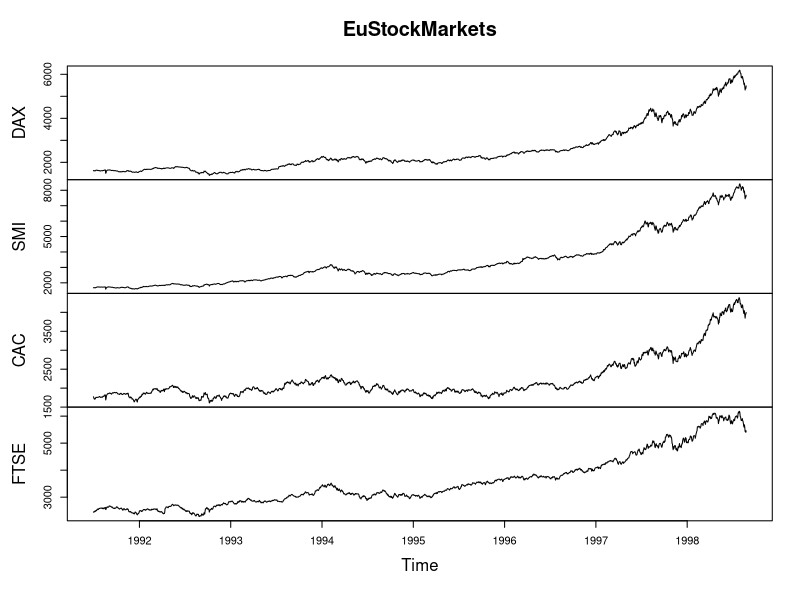
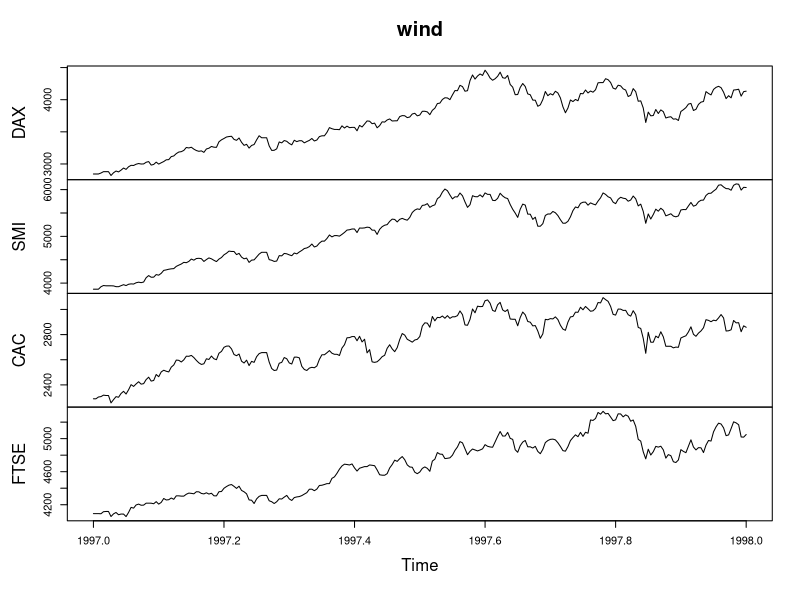
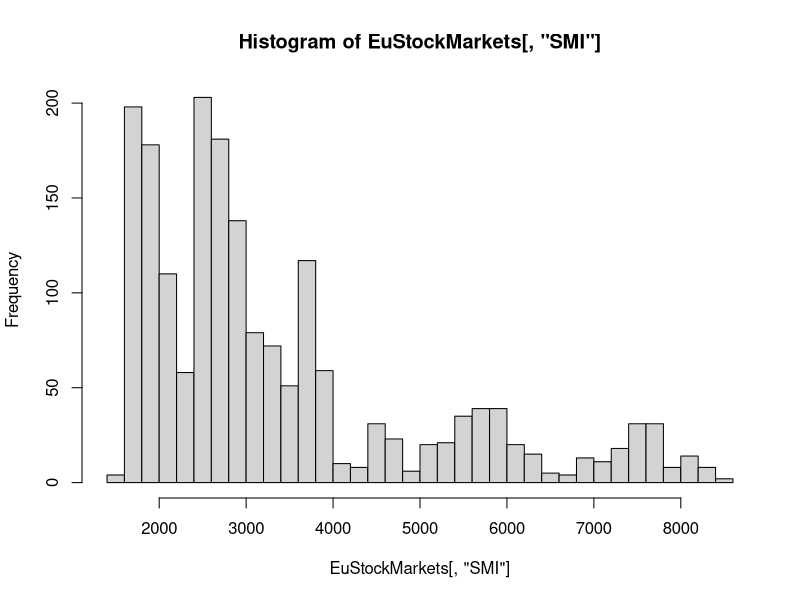
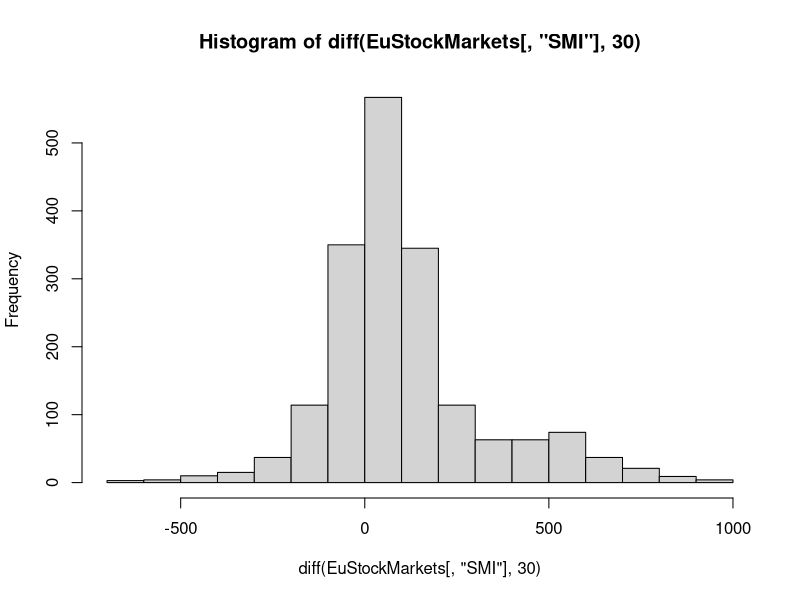
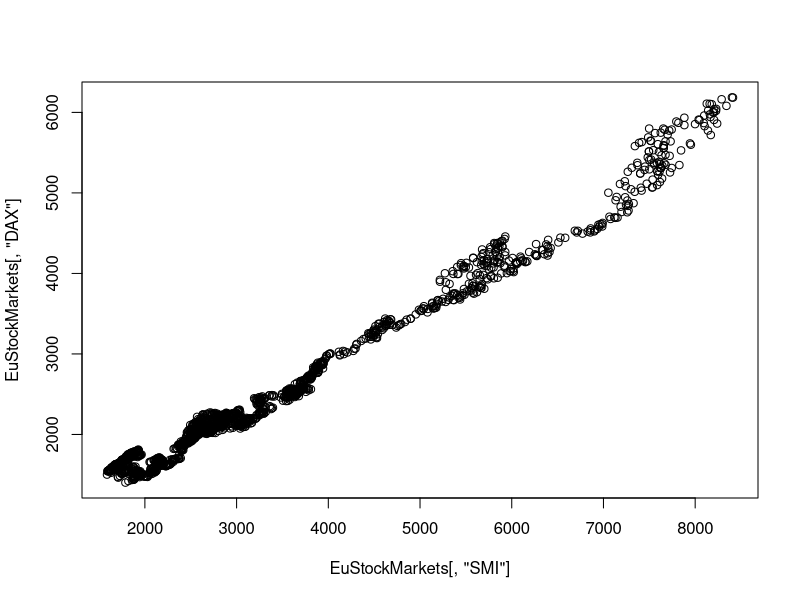
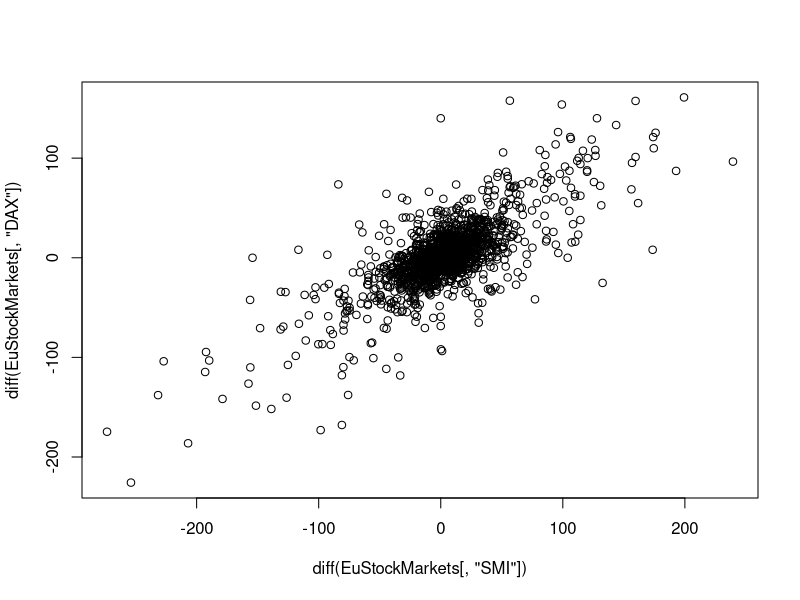
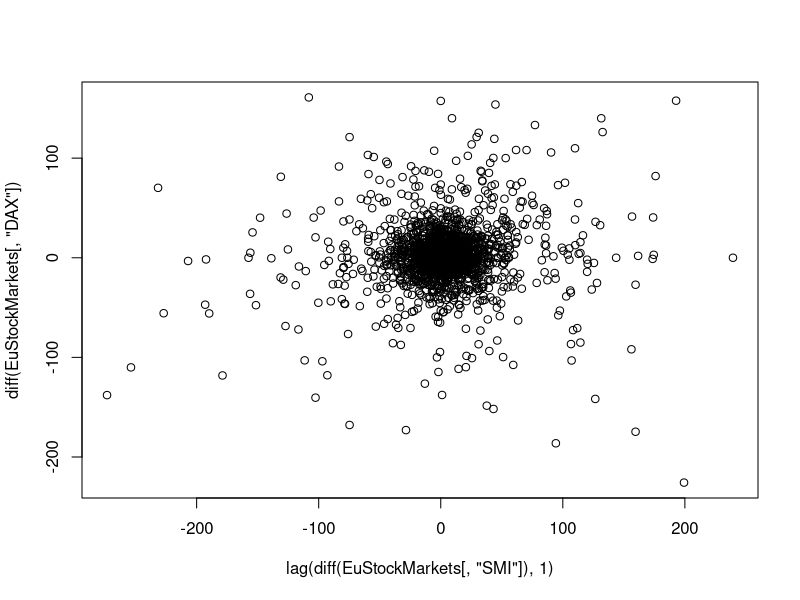
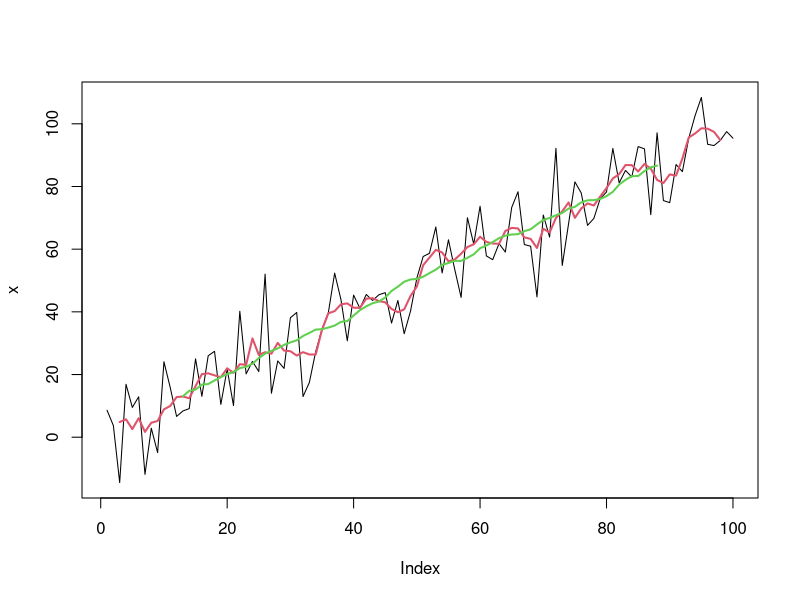

Write R code to recreate these figures, in order.
library(zoo)

head(EuStockMarkets)
plot(EuStockMarkets)
class(EuStockMarkets)
frequency(EuStockMarkets)
start(EuStockMarkets)
end(EuStockMarkets)
wind <- window(EuStockMarkets, start=1997, end=1998)
wind
plot(wind)
hist(EuStockMarkets[, 'SMI'], 30)
hist(diff(EuStockMarkets[, 'SMI'], 30))
plot(EuStockMarkets[, 'SMI'], EuStockMarkets[, 'DAX'])
plot(diff(EuStockMarkets[, 'SMI']), diff(EuStockMarkets[, 'DAX']))
plot(lag(diff(EuStockMarkets[, 'SMI']), 1), diff(EuStockMarkets[, 'DAX']))


# Window functions
x <- rnorm(100, sd=10) + 1:100
mn <- function(n) { rep(1/n, n) }

plot(x, type='l')
lines(filter(x, mn(5)), col=2, lw=2)
lines(filter(x, mn(25)), col=3, lw=2)


f1 <- rollapply(zoo(x), 20, function(w) min(w), align='left', partial=TRUE)
f2 <- rollapply(zoo(x), 20, function(w) min(w), align='right', partial=TRUE)

plot(x, type='l')
lines(f1, col=2, lw=2)
lines(f2, col=3, lw=2)


# Expanding windows
plot(x, type='l')
lines(cummax(x), col=2, lw=3)
lines(cumsum(x) / 1:length(x), col=3, lw=3)

plot(x, type='l')
lines(rollapply(zoo(x), seq_along(x), function(w) max(w), partial=T, align='right'),
      col=2,
      lw=3)
lines(rollapply(zoo(x), seq_along(x), function(w) mean(w), partial=T, align='right'),
      col=3,
      lw=3)
      
